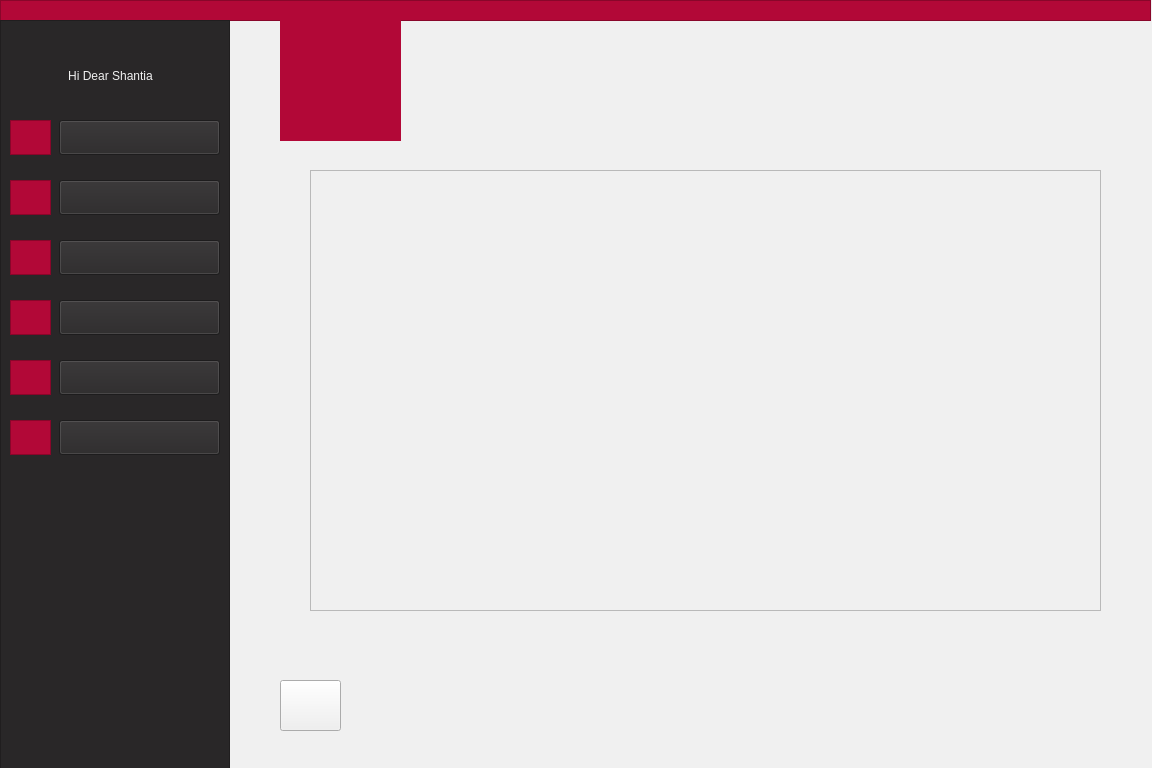
<?xml version="1.0" encoding="UTF-8"?>
<ui version="4.0">
 <class>teacherMessages</class>
 <widget class="QWidget" name="teacherMessages">
  <property name="geometry">
   <rect>
    <x>0</x>
    <y>0</y>
    <width>1152</width>
    <height>768</height>
   </rect>
  </property>
  <property name="minimumSize">
   <size>
    <width>1152</width>
    <height>768</height>
   </size>
  </property>
  <property name="windowTitle">
   <string>Form</string>
  </property>
  <property name="styleSheet">
   <string notr="true">background-color: rgb(240, 240, 240);</string>
  </property>
  <widget class="QLabel" name="label_14">
   <property name="geometry">
    <rect>
     <x>280</x>
     <y>680</y>
     <width>41</width>
     <height>46</height>
    </rect>
   </property>
   <property name="styleSheet">
    <string>font: 9pt &quot;Montserrat&quot;;
color: rgb(178, 8, 55);</string>
   </property>
   <property name="text">
    <string/>
   </property>
   <property name="pixmap">
    <pixmap resource="arrowIcon.qrc">:/new/prefix1/icons8-left-arrow-50.png</pixmap>
   </property>
   <property name="scaledContents">
    <bool>true</bool>
   </property>
  </widget>
  <widget class="QPushButton" name="backToMenu">
   <property name="geometry">
    <rect>
     <x>280</x>
     <y>680</y>
     <width>61</width>
     <height>51</height>
    </rect>
   </property>
   <property name="text">
    <string/>
   </property>
  </widget>
  <widget class="QLabel" name="label">
   <property name="geometry">
    <rect>
     <x>280</x>
     <y>20</y>
     <width>121</width>
     <height>121</height>
    </rect>
   </property>
   <property name="styleSheet">
    <string notr="true">background-color: rgb(178, 8, 55);
border-color: rgb(178, 8, 55);
</string>
   </property>
   <property name="text">
    <string/>
   </property>
   <property name="pixmap">
    <pixmap>:/AjaxLogo/filename.jpg</pixmap>
   </property>
   <property name="scaledContents">
    <bool>true</bool>
   </property>
   <property name="alignment">
    <set>Qt::AlignCenter</set>
   </property>
  </widget>
  <widget class="QFrame" name="frame">
   <property name="geometry">
    <rect>
     <x>0</x>
     <y>0</y>
     <width>1151</width>
     <height>21</height>
    </rect>
   </property>
   <property name="styleSheet">
    <string notr="true">background-color: rgb(178, 8, 55);
border-color: rgb(178, 8, 55);</string>
   </property>
   <property name="frameShape">
    <enum>QFrame::StyledPanel</enum>
   </property>
   <property name="frameShadow">
    <enum>QFrame::Raised</enum>
   </property>
  </widget>
  <widget class="QFrame" name="frame_2">
   <property name="geometry">
    <rect>
     <x>0</x>
     <y>20</y>
     <width>230</width>
     <height>768</height>
    </rect>
   </property>
   <property name="styleSheet">
    <string notr="true">background-color: rgb(41, 39, 40);
border-color: rgb(41, 39, 40);</string>
   </property>
   <property name="frameShape">
    <enum>QFrame::StyledPanel</enum>
   </property>
   <property name="frameShadow">
    <enum>QFrame::Raised</enum>
   </property>
   <widget class="QPushButton" name="pushButton">
    <property name="geometry">
     <rect>
      <x>59</x>
      <y>100</y>
      <width>161</width>
      <height>35</height>
     </rect>
    </property>
    <property name="styleSheet">
     <string notr="true">font: 11pt &quot;Montserrat&quot;;
</string>
    </property>
    <property name="text">
     <string/>
    </property>
   </widget>
   <widget class="QPushButton" name="pushButton_2">
    <property name="geometry">
     <rect>
      <x>59</x>
      <y>160</y>
      <width>161</width>
      <height>35</height>
     </rect>
    </property>
    <property name="styleSheet">
     <string notr="true">font: 11pt &quot;Montserrat&quot;;
</string>
    </property>
    <property name="text">
     <string/>
    </property>
   </widget>
   <widget class="QPushButton" name="pushButton_3">
    <property name="geometry">
     <rect>
      <x>59</x>
      <y>220</y>
      <width>161</width>
      <height>35</height>
     </rect>
    </property>
    <property name="styleSheet">
     <string notr="true">font: 11pt &quot;Montserrat&quot;;
</string>
    </property>
    <property name="text">
     <string/>
    </property>
   </widget>
   <widget class="QPushButton" name="pushButton_4">
    <property name="geometry">
     <rect>
      <x>59</x>
      <y>280</y>
      <width>161</width>
      <height>35</height>
     </rect>
    </property>
    <property name="styleSheet">
     <string notr="true">font: 11pt &quot;Montserrat&quot;;
</string>
    </property>
    <property name="text">
     <string/>
    </property>
   </widget>
   <widget class="QPushButton" name="pushButton_5">
    <property name="geometry">
     <rect>
      <x>59</x>
      <y>340</y>
      <width>161</width>
      <height>35</height>
     </rect>
    </property>
    <property name="styleSheet">
     <string notr="true">font: 11pt &quot;Montserrat&quot;;
</string>
    </property>
    <property name="text">
     <string/>
    </property>
   </widget>
   <widget class="QPushButton" name="pushButton_6">
    <property name="geometry">
     <rect>
      <x>59</x>
      <y>400</y>
      <width>161</width>
      <height>35</height>
     </rect>
    </property>
    <property name="styleSheet">
     <string notr="true">font: 11pt &quot;Montserrat&quot;;
</string>
    </property>
    <property name="text">
     <string/>
    </property>
   </widget>
   <widget class="QFrame" name="frame_3">
    <property name="geometry">
     <rect>
      <x>10</x>
      <y>100</y>
      <width>41</width>
      <height>35</height>
     </rect>
    </property>
    <property name="styleSheet">
     <string notr="true">background-color: rgb(178, 8, 55);
border-color: rgb(178, 8, 55);</string>
    </property>
    <property name="frameShape">
     <enum>QFrame::StyledPanel</enum>
    </property>
    <property name="frameShadow">
     <enum>QFrame::Raised</enum>
    </property>
    <widget class="QLabel" name="label_21">
     <property name="geometry">
      <rect>
       <x>5</x>
       <y>2</y>
       <width>31</width>
       <height>31</height>
      </rect>
     </property>
     <property name="styleSheet">
      <string notr="true"/>
     </property>
     <property name="text">
      <string/>
     </property>
     <property name="pixmap">
      <pixmap resource="icon.qrc">:/icon/profile.png</pixmap>
     </property>
     <property name="scaledContents">
      <bool>true</bool>
     </property>
    </widget>
   </widget>
   <widget class="QFrame" name="frame_5">
    <property name="geometry">
     <rect>
      <x>10</x>
      <y>160</y>
      <width>41</width>
      <height>35</height>
     </rect>
    </property>
    <property name="cursor">
     <cursorShape>ArrowCursor</cursorShape>
    </property>
    <property name="styleSheet">
     <string notr="true">background-color: rgb(178, 8, 55);
border-color: rgb(178, 8, 55);</string>
    </property>
    <property name="frameShape">
     <enum>QFrame::StyledPanel</enum>
    </property>
    <property name="frameShadow">
     <enum>QFrame::Raised</enum>
    </property>
    <widget class="QLabel" name="label_20">
     <property name="geometry">
      <rect>
       <x>5</x>
       <y>2</y>
       <width>31</width>
       <height>31</height>
      </rect>
     </property>
     <property name="text">
      <string/>
     </property>
     <property name="pixmap">
      <pixmap resource="icon.qrc">:/icon/message.png</pixmap>
     </property>
     <property name="scaledContents">
      <bool>true</bool>
     </property>
    </widget>
   </widget>
   <widget class="QFrame" name="frame_6">
    <property name="geometry">
     <rect>
      <x>10</x>
      <y>220</y>
      <width>41</width>
      <height>35</height>
     </rect>
    </property>
    <property name="styleSheet">
     <string notr="true">background-color: rgb(178, 8, 55);
border-color: rgb(178, 8, 55);</string>
    </property>
    <property name="frameShape">
     <enum>QFrame::StyledPanel</enum>
    </property>
    <property name="frameShadow">
     <enum>QFrame::Raised</enum>
    </property>
    <widget class="QLabel" name="label_10">
     <property name="geometry">
      <rect>
       <x>5</x>
       <y>2</y>
       <width>31</width>
       <height>31</height>
      </rect>
     </property>
     <property name="text">
      <string/>
     </property>
     <property name="pixmap">
      <pixmap resource="icon.qrc">:/icon/information.png</pixmap>
     </property>
     <property name="scaledContents">
      <bool>true</bool>
     </property>
    </widget>
   </widget>
   <widget class="QFrame" name="frame_7">
    <property name="geometry">
     <rect>
      <x>10</x>
      <y>280</y>
      <width>41</width>
      <height>35</height>
     </rect>
    </property>
    <property name="styleSheet">
     <string notr="true">background-color: rgb(178, 8, 55);
border-color: rgb(178, 8, 55);</string>
    </property>
    <property name="frameShape">
     <enum>QFrame::StyledPanel</enum>
    </property>
    <property name="frameShadow">
     <enum>QFrame::Raised</enum>
    </property>
    <widget class="QLabel" name="label_22">
     <property name="geometry">
      <rect>
       <x>5</x>
       <y>2</y>
       <width>31</width>
       <height>31</height>
      </rect>
     </property>
     <property name="text">
      <string/>
     </property>
     <property name="pixmap">
      <pixmap resource="icon.qrc">:/icon/upload-mail.png</pixmap>
     </property>
     <property name="scaledContents">
      <bool>true</bool>
     </property>
    </widget>
   </widget>
   <widget class="QFrame" name="frame_15">
    <property name="geometry">
     <rect>
      <x>10</x>
      <y>340</y>
      <width>41</width>
      <height>35</height>
     </rect>
    </property>
    <property name="styleSheet">
     <string notr="true">background-color: rgb(178, 8, 55);
border-color: rgb(178, 8, 55);</string>
    </property>
    <property name="frameShape">
     <enum>QFrame::StyledPanel</enum>
    </property>
    <property name="frameShadow">
     <enum>QFrame::Raised</enum>
    </property>
    <widget class="QLabel" name="label_11">
     <property name="geometry">
      <rect>
       <x>5</x>
       <y>2</y>
       <width>31</width>
       <height>31</height>
      </rect>
     </property>
     <property name="text">
      <string/>
     </property>
     <property name="pixmap">
      <pixmap resource="icon.qrc">:/icon/schedule.png</pixmap>
     </property>
     <property name="scaledContents">
      <bool>true</bool>
     </property>
    </widget>
   </widget>
   <widget class="QFrame" name="frame_16">
    <property name="geometry">
     <rect>
      <x>10</x>
      <y>400</y>
      <width>41</width>
      <height>35</height>
     </rect>
    </property>
    <property name="styleSheet">
     <string notr="true">background-color: rgb(178, 8, 55);
border-color: rgb(178, 8, 55);</string>
    </property>
    <property name="frameShape">
     <enum>QFrame::StyledPanel</enum>
    </property>
    <property name="frameShadow">
     <enum>QFrame::Raised</enum>
    </property>
    <widget class="QLabel" name="label_23">
     <property name="geometry">
      <rect>
       <x>5</x>
       <y>2</y>
       <width>31</width>
       <height>31</height>
      </rect>
     </property>
     <property name="text">
      <string/>
     </property>
     <property name="pixmap">
      <pixmap resource="second-icon.qrc">:/secong gr/scorecard.png</pixmap>
     </property>
     <property name="scaledContents">
      <bool>true</bool>
     </property>
    </widget>
   </widget>
   <widget class="QLabel" name="label_2">
    <property name="geometry">
     <rect>
      <x>20</x>
      <y>40</y>
      <width>181</width>
      <height>31</height>
     </rect>
    </property>
    <property name="styleSheet">
     <string notr="true">font: 11pt &quot;Montserrat&quot;;
color: rgb(240, 240, 240);</string>
    </property>
    <property name="text">
     <string>Hi Dear Shantia</string>
    </property>
    <property name="alignment">
     <set>Qt::AlignCenter</set>
    </property>
   </widget>
   <widget class="QLabel" name="label_3">
    <property name="geometry">
     <rect>
      <x>110</x>
      <y>100</y>
      <width>61</width>
      <height>30</height>
     </rect>
    </property>
    <property name="autoFillBackground">
     <bool>false</bool>
    </property>
    <property name="styleSheet">
     <string notr="true">font: 11pt &quot;Montserrat&quot;;
color: rgb(240, 240, 240);</string>
    </property>
    <property name="lineWidth">
     <number>0</number>
    </property>
    <property name="text">
     <string>Profile</string>
    </property>
    <property name="alignment">
     <set>Qt::AlignCenter</set>
    </property>
   </widget>
   <widget class="QLabel" name="label_4">
    <property name="geometry">
     <rect>
      <x>90</x>
      <y>160</y>
      <width>101</width>
      <height>30</height>
     </rect>
    </property>
    <property name="styleSheet">
     <string notr="true">font: 11pt &quot;Montserrat&quot;;
color: rgb(240, 240, 240);</string>
    </property>
    <property name="text">
     <string>Messages</string>
    </property>
    <property name="alignment">
     <set>Qt::AlignCenter</set>
    </property>
   </widget>
   <widget class="QLabel" name="label_5">
    <property name="geometry">
     <rect>
      <x>60</x>
      <y>220</y>
      <width>161</width>
      <height>30</height>
     </rect>
    </property>
    <property name="styleSheet">
     <string notr="true">font: 11pt &quot;Montserrat&quot;;
color: rgb(240, 240, 240);</string>
    </property>
    <property name="text">
     <string>Class Information</string>
    </property>
    <property name="alignment">
     <set>Qt::AlignCenter</set>
    </property>
   </widget>
   <widget class="QLabel" name="label_6">
    <property name="geometry">
     <rect>
      <x>70</x>
      <y>280</y>
      <width>141</width>
      <height>30</height>
     </rect>
    </property>
    <property name="styleSheet">
     <string notr="true">font: 11pt &quot;Montserrat&quot;;
color: rgb(240, 240, 240);</string>
    </property>
    <property name="text">
     <string>Send Assertion</string>
    </property>
    <property name="alignment">
     <set>Qt::AlignCenter</set>
    </property>
   </widget>
   <widget class="QLabel" name="label_7">
    <property name="geometry">
     <rect>
      <x>60</x>
      <y>340</y>
      <width>161</width>
      <height>30</height>
     </rect>
    </property>
    <property name="styleSheet">
     <string notr="true">font: 11pt &quot;Montserrat&quot;;
color: rgb(240, 240, 240);</string>
    </property>
    <property name="text">
     <string>Weekly Schedule</string>
    </property>
    <property name="alignment">
     <set>Qt::AlignCenter</set>
    </property>
   </widget>
   <widget class="QLabel" name="label_8">
    <property name="geometry">
     <rect>
      <x>70</x>
      <y>400</y>
      <width>131</width>
      <height>30</height>
     </rect>
    </property>
    <property name="styleSheet">
     <string notr="true">font: 11pt &quot;Montserrat&quot;;
color: rgb(240, 240, 240);</string>
    </property>
    <property name="text">
     <string>Record Scores</string>
    </property>
    <property name="alignment">
     <set>Qt::AlignCenter</set>
    </property>
   </widget>
   <zorder>frame_15</zorder>
   <zorder>frame_16</zorder>
   <zorder>frame_3</zorder>
   <zorder>frame_5</zorder>
   <zorder>frame_6</zorder>
   <zorder>frame_7</zorder>
   <zorder>label_2</zorder>
   <zorder>label_3</zorder>
   <zorder>label_4</zorder>
   <zorder>label_5</zorder>
   <zorder>label_6</zorder>
   <zorder>label_7</zorder>
   <zorder>label_8</zorder>
   <zorder>pushButton</zorder>
   <zorder>pushButton_2</zorder>
   <zorder>pushButton_3</zorder>
   <zorder>pushButton_4</zorder>
   <zorder>pushButton_5</zorder>
   <zorder>pushButton_6</zorder>
  </widget>
  <widget class="QLabel" name="label_9">
   <property name="geometry">
    <rect>
     <x>285</x>
     <y>20</y>
     <width>111</width>
     <height>111</height>
    </rect>
   </property>
   <property name="styleSheet">
    <string notr="true">background-color: rgb(178, 8, 55);</string>
   </property>
   <property name="text">
    <string/>
   </property>
   <property name="pixmap">
    <pixmap resource="pictures.qrc">:/logo/filename.jpg</pixmap>
   </property>
   <property name="scaledContents">
    <bool>true</bool>
   </property>
  </widget>
  <widget class="QScrollArea" name="scrollArea">
   <property name="geometry">
    <rect>
     <x>310</x>
     <y>170</y>
     <width>791</width>
     <height>441</height>
    </rect>
   </property>
   <property name="widgetResizable">
    <bool>true</bool>
   </property>
   <widget class="QWidget" name="scrollAreaWidgetContents">
    <property name="geometry">
     <rect>
      <x>0</x>
      <y>0</y>
      <width>789</width>
      <height>439</height>
     </rect>
    </property>
    <layout class="QVBoxLayout" name="verticalLayout_3">
     <item>
      <layout class="QVBoxLayout" name="verticalLayout_2"/>
     </item>
    </layout>
   </widget>
  </widget>
  <zorder>label_14</zorder>
  <zorder>backToMenu</zorder>
  <zorder>frame</zorder>
  <zorder>frame_2</zorder>
  <zorder>label</zorder>
  <zorder>label_9</zorder>
  <zorder>scrollArea</zorder>
 </widget>
 <resources>
  <include location="icon.qrc"/>
  <include location="arrowIcon.qrc"/>
  <include location="second-icon.qrc"/>
  <include location="pictures.qrc"/>
 </resources>
 <connections/>
</ui>
